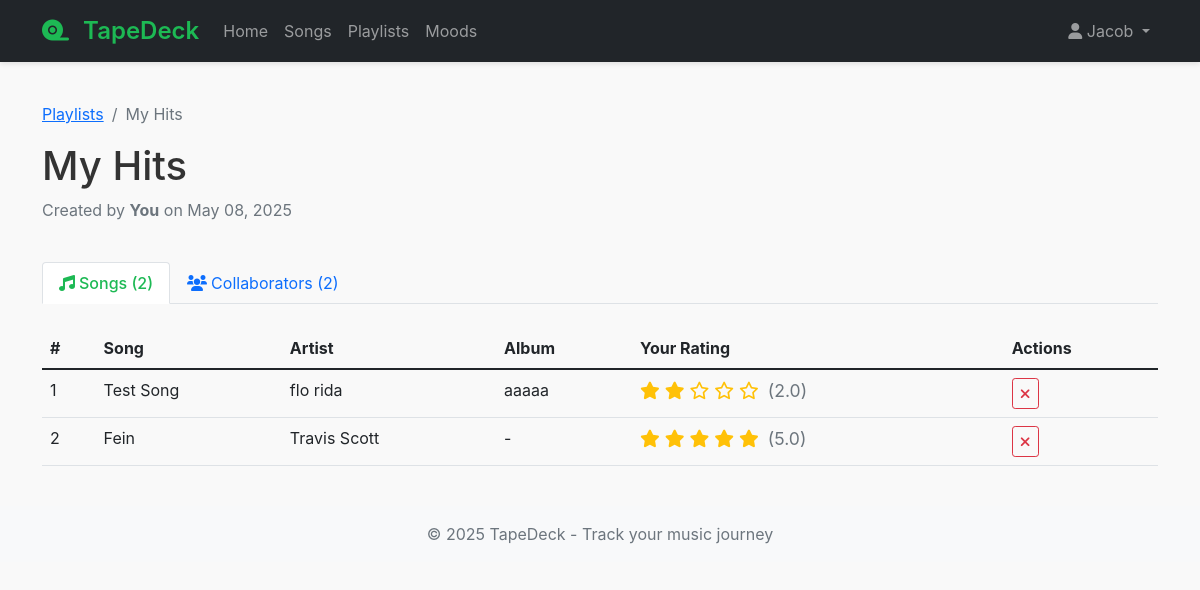
Before: /playlists/1 (signed in) with the older database file.
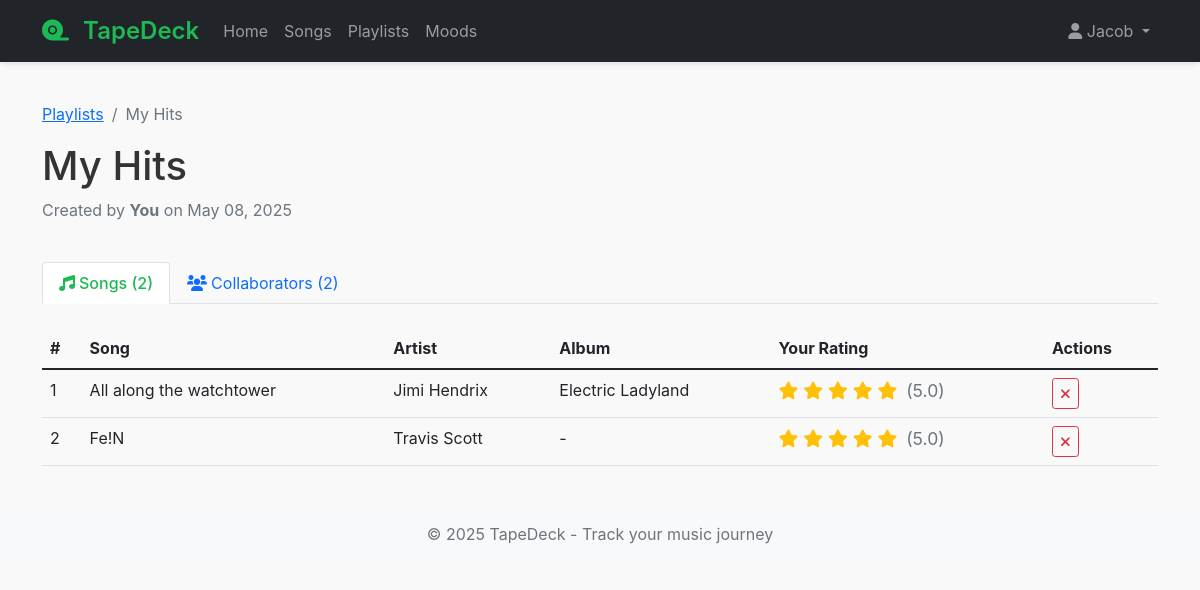
After: the same page with the newer database file.
### models.py (models this page shows)
class Song(db.Model):
    __tablename__ = 'song'
    song_id = db.Column(db.Integer, primary_key=True)
    song_name = db.Column(db.String(100), nullable=False)
    release_date = db.Column(db.String(20))
    album_id = db.Column(db.Integer, db.ForeignKey('album.album_id'))
    artist_id = db.Column(db.Integer, db.ForeignKey('artist.artist_id'), nullable=False)
    genre = db.Column(db.String(50))  # Added genre for filtering requirement
    ratings = db.relationship('SongRating', backref='song', lazy=True)
    playlists = db.relationship('Playlist', secondary=playlist_songs, backref=db.backref('songs', lazy='dynamic'))

class Artist(db.Model):
    __tablename__ = 'artist'
    artist_id = db.Column(db.Integer, primary_key=True)
    artist_name = db.Column(db.String(100), nullable=False)
    songs = db.relationship('Song', backref='artist', lazy=True)

class Album(db.Model):
    __tablename__ = 'album'
    album_id = db.Column(db.Integer, primary_key=True)
    album_name = db.Column(db.String(100), nullable=False)
    songs = db.relationship('Song', backref='album', lazy=True)

class SongRating(db.Model):
    __tablename__ = 'song_rating'
    rating_id = db.Column(db.Integer, primary_key=True)
    user_id = db.Column(db.Integer, db.ForeignKey('user.user_id'), nullable=False)
    song_id = db.Column(db.Integer, db.ForeignKey('song.song_id'), nullable=False)
    rating = db.Column(db.Float, nullable=False)
    mood_id = db.Column(db.Integer, db.ForeignKey('mood.mood_id'))
    notes = db.Column(db.Text)  # Added for note-taking requirement
    created_at = db.Column(db.DateTime, default=datetime.utcnow)
    updated_at = db.Column(db.DateTime, default=datetime.utcnow, onupdate=datetime.utcnow)

### routes.py (the view)
@bp.route('/playlists/<int:playlist_id>')
@login_required
def view_playlist(playlist_id):
    playlist = Playlist.query.get_or_404(playlist_id)
    access = db.session.query(playlist_manager).filter(
        playlist_manager.c.playlist_id == playlist_id,
        playlist_manager.c.user_id == current_user.user_id
    ).first()
    if not access:
        abort(403)
    songs = playlist.songs.all()
    collaborators = db.session.query(User, playlist_manager.c.permissions).join(
        playlist_manager, User.user_id == playlist_manager.c.user_id
    ).filter(
        playlist_manager.c.playlist_id == playlist_id
    ).all()
    permission_level = access.permissions
    collaborator_form = PlaylistCollaboratorForm() if permission_level >= 3 else None
    return render_template(
        'playlist_detail.html',
        playlist=playlist,
        songs=songs,
        collaborators=collaborators,
        permission_level=permission_level,
        collaborator_form=collaborator_form
    )

### app.py (called while the page is built)
def create_app(config_class=Config):
    app = Flask(__name__)
    app.config.from_object(config_class)
    app.jinja_env.globals.update(enumerate=enumerate)
    db.init_app(app)
    login_manager = LoginManager()
    login_manager.login_view = 'routes.login'
    login_manager.login_message_category = 'info'
    login_manager.init_app(app)
    @login_manager.user_loader
    def load_user(user_id):
        return User.query.get(int(user_id))
    app.register_blueprint(routes_bp)
    with app.app_context():
        db.create_all()
    return app

### templates/playlist_detail.html (shortened to what the changed rows need)
{% extends "base.html" %}
{% block content %}
<div class="row mb-4">
    <div class="col">
        <h1>{{ playlist.playlist_name }}</h1>
    </div>
</div>
<div class="tab-content" id="playlistTabsContent">
    <div class="tab-pane fade show active" id="songs-tab-pane" role="tabpanel" aria-labelledby="songs-tab" tabindex="0">
        {% if songs %}
            <div class="table-responsive">
                <table class="table table-hover">
                    <thead>
                        <tr>
                            <th>#</th>
                            <th>Song</th>
                            <th>Artist</th>
                            <th>Album</th>
                            <th>Your Rating</th>
                            {% if permission_level >= 2 %}
                            <th>Actions</th>
                            {% endif %}
                        </tr>
                    </thead>
                    <tbody>
                        {% for index, song in enumerate(songs, start=1) %}
                        <tr class="song-row">
                            <td>{{ index }}</td>
                            <td>{{ song.song_name }}</td>
                            <td>{{ song.artist.artist_name }}</td>
                            <td>{{ song.album.album_name if song.album else '-' }}</td>
                            <td>
                                {% set rating = song.ratings|selectattr('user_id', 'equalto', current_user.user_id)|first %}
                                {% if rating %}
                                <div class="rating-stars">
                                    {% for i in range(1, 6) %}
                                        {% if i <= rating.rating|int %}
                                            <i class="fas fa-star"></i>
                                        {% elif i <= rating.rating + 0.5 %}
                                            <i class="fas fa-star-half-alt"></i>
                                        {% else %}
                                            <i class="far fa-star"></i>
                                        {% endif %}
                                    {% endfor %}
                                    <span class="ms-1 text-muted">({{ rating.rating }})</span>
                                </div>
                                {% else %}
                                <a href="{{ url_for('routes.rate_song', song_id=song.song_id) }}" class="btn btn-sm btn-outline-secondary">
                                    <i class="far fa-star me-1"></i>Rate
                                </a>
                                {% endif %}
                            </td>
                            {% if permission_level >= 2 %}
                            <td>
                                <form action="{{ url_for('routes.remove_song_from_playlist', playlist_id=playlist.playlist_id, song_id=song.song_id) }}" method="POST" class="d-inline">
                                    <button type="submit" class="btn btn-sm btn-outline-danger" onclick="return confirm('Remove this song from the playlist?')">
                                        <i class="fas fa-times"></i>
                                    </button>
                                </form>
                            </td>
                            {% endif %}
                        </tr>
                        {% endfor %}
                    </tbody>
                </table>
            </div>
        {% endif %}
    </div>
</div>
{% endblock %}

Changed rows visible on the page:
removed Song: index "1", song_name "Test Song", artist.artist_name "flo rida", album "aaaaa"
removed SongRating: rating "2.0"
now on this page (row unchanged): Song: index "1", song_name "All along the watchtower", artist.artist_name "Jimi Hendrix", album "Electric Ladyland"
now on this page (row unchanged): SongRating: rating "5.0"
changed Song "Travis Scott": song_name "Fein" → "Fe!N"
